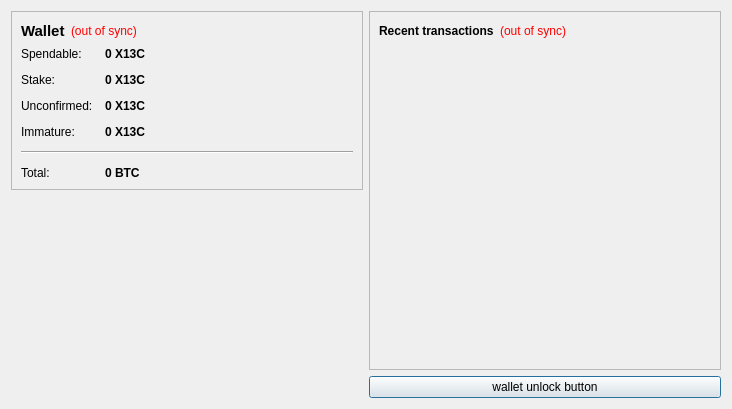
<?xml version="1.0" encoding="UTF-8"?>
<ui version="4.0">
 <class>OverviewPage</class>
 <widget class="QWidget" name="OverviewPage">
  <property name="geometry">
   <rect>
    <x>0</x>
    <y>0</y>
    <width>732</width>
    <height>409</height>
   </rect>
  </property>
  <property name="windowTitle">
   <string>Form</string>
  </property>
  <layout class="QHBoxLayout" name="horizontalLayout" stretch="0,0">
   <item>
    <layout class="QVBoxLayout" name="verticalLayout_2">
     <item>
      <widget class="QFrame" name="frame">
       <property name="frameShape">
        <enum>QFrame::StyledPanel</enum>
       </property>
       <property name="frameShadow">
        <enum>QFrame::Raised</enum>
       </property>
       <layout class="QVBoxLayout" name="verticalLayout_4">
        <item>
         <layout class="QHBoxLayout" name="horizontalLayout_4">
          <item>
           <widget class="QLabel" name="label_5">
            <property name="font">
             <font>
              <pointsize>11</pointsize>
              <weight>75</weight>
              <bold>true</bold>
             </font>
            </property>
            <property name="text">
             <string>Wallet</string>
            </property>
           </widget>
          </item>
          <item>
           <widget class="QLabel" name="labelWalletStatus">
            <property name="toolTip">
             <string>The displayed information may be out of date. Your wallet automatically synchronizes with the X13Coin network after a connection is established, but this process has not completed yet.</string>
            </property>
            <property name="styleSheet">
             <string notr="true">QLabel { color: red; }</string>
            </property>
            <property name="text">
             <string notr="true">(out of sync)</string>
            </property>
            <property name="alignment">
             <set>Qt::AlignLeading|Qt::AlignLeft|Qt::AlignVCenter</set>
            </property>
           </widget>
          </item>
          <item>
           <spacer name="horizontalSpacer_2">
            <property name="orientation">
             <enum>Qt::Horizontal</enum>
            </property>
            <property name="sizeHint" stdset="0">
             <size>
              <width>40</width>
              <height>20</height>
             </size>
            </property>
           </spacer>
          </item>
         </layout>
        </item>
        <item>
         <layout class="QFormLayout" name="formLayout_2">
          <property name="fieldGrowthPolicy">
           <enum>QFormLayout::AllNonFixedFieldsGrow</enum>
          </property>
          <property name="horizontalSpacing">
           <number>12</number>
          </property>
          <property name="verticalSpacing">
           <number>12</number>
          </property>
          <item row="0" column="0">
           <widget class="QLabel" name="label">
            <property name="text">
             <string>Spendable:</string>
            </property>
           </widget>
          </item>
          <item row="0" column="1">
           <widget class="QLabel" name="labelBalance">
            <property name="font">
             <font>
              <weight>75</weight>
              <bold>true</bold>
             </font>
            </property>
            <property name="cursor">
             <cursorShape>IBeamCursor</cursorShape>
            </property>
            <property name="toolTip">
             <string>Your current spendable balance</string>
            </property>
            <property name="text">
             <string notr="true">0 X13C</string>
            </property>
            <property name="textInteractionFlags">
             <set>Qt::LinksAccessibleByMouse|Qt::TextSelectableByKeyboard|Qt::TextSelectableByMouse</set>
            </property>
           </widget>
          </item>
          <item row="1" column="0">
           <widget class="QLabel" name="label_6">
            <property name="text">
             <string>Stake:</string>
            </property>
           </widget>
          </item>
          <item row="1" column="1">
           <widget class="QLabel" name="labelStake">
            <property name="font">
             <font>
              <weight>75</weight>
              <bold>true</bold>
             </font>
            </property>
            <property name="cursor">
             <cursorShape>IBeamCursor</cursorShape>
            </property>
            <property name="toolTip">
             <string>Total of coins that was staked, and do not yet count toward the current balance</string>
            </property>
            <property name="text">
             <string notr="true">0 X13C</string>
            </property>
            <property name="textInteractionFlags">
             <set>Qt::LinksAccessibleByMouse|Qt::TextSelectableByKeyboard|Qt::TextSelectableByMouse</set>
            </property>
           </widget>
          </item>
          <item row="2" column="0">
           <widget class="QLabel" name="label_3">
            <property name="text">
             <string>Unconfirmed:</string>
            </property>
           </widget>
          </item>
          <item row="2" column="1">
           <widget class="QLabel" name="labelUnconfirmed">
            <property name="font">
             <font>
              <weight>75</weight>
              <bold>true</bold>
             </font>
            </property>
            <property name="cursor">
             <cursorShape>IBeamCursor</cursorShape>
            </property>
            <property name="toolTip">
             <string>Total of transactions that have yet to be confirmed, and do not yet count toward the current balance</string>
            </property>
            <property name="text">
             <string notr="true">0 X13C</string>
            </property>
            <property name="textInteractionFlags">
             <set>Qt::LinksAccessibleByMouse|Qt::TextSelectableByKeyboard|Qt::TextSelectableByMouse</set>
            </property>
           </widget>
          </item>
          <item row="3" column="0">
           <widget class="QLabel" name="labelImmatureText">
            <property name="text">
             <string>Immature:</string>
            </property>
           </widget>
          </item>
          <item row="3" column="1">
           <widget class="QLabel" name="labelImmature">
            <property name="font">
             <font>
              <weight>75</weight>
              <bold>true</bold>
             </font>
            </property>
            <property name="toolTip">
             <string>Mined balance that has not yet matured</string>
            </property>
            <property name="text">
             <string notr="true">0 X13C</string>
            </property>
            <property name="textInteractionFlags">
             <set>Qt::LinksAccessibleByMouse|Qt::TextSelectableByKeyboard|Qt::TextSelectableByMouse</set>
            </property>
           </widget>
          </item>
          <item row="4" column="0" colspan="2">
           <widget class="Line" name="line">
            <property name="orientation">
             <enum>Qt::Horizontal</enum>
            </property>
           </widget>
          </item>
          <item row="5" column="0">
           <widget class="QLabel" name="labelTotalText">
            <property name="text">
             <string>Total:</string>
            </property>
           </widget>
          </item>
          <item row="5" column="1">
           <widget class="QLabel" name="labelTotal">
            <property name="font">
             <font>
              <weight>75</weight>
              <bold>true</bold>
             </font>
            </property>
            <property name="cursor">
             <cursorShape>IBeamCursor</cursorShape>
            </property>
            <property name="toolTip">
             <string>Your current total balance</string>
            </property>
            <property name="text">
             <string notr="true">0 BTC</string>
            </property>
            <property name="textInteractionFlags">
             <set>Qt::LinksAccessibleByMouse|Qt::TextSelectableByKeyboard|Qt::TextSelectableByMouse</set>
            </property>
           </widget>
          </item>
         </layout>
        </item>
       </layout>
      </widget>
     </item>
     <item>
      <spacer name="verticalSpacer_4">
       <property name="orientation">
        <enum>Qt::Vertical</enum>
       </property>
       <property name="sizeHint" stdset="0">
        <size>
         <width>20</width>
         <height>40</height>
        </size>
       </property>
      </spacer>
     </item>
     <item>
      <widget class="QLabel" name="label_2">
       <property name="text">
        <string/>
       </property>
       <property name="pixmap">
        <pixmap resource="../bitcoin.qrc">:/images/Wallet_Logo</pixmap>
       </property>
       <property name="alignment">
        <set>Qt::AlignCenter</set>
       </property>
      </widget>
     </item>
     <item>
      <spacer name="verticalSpacer">
       <property name="orientation">
        <enum>Qt::Vertical</enum>
       </property>
       <property name="sizeHint" stdset="0">
        <size>
         <width>20</width>
         <height>40</height>
        </size>
       </property>
      </spacer>
     </item>
    </layout>
   </item>
   <item>
    <layout class="QVBoxLayout" name="verticalLayout_3">
     <item>
      <widget class="QFrame" name="frame_2">
       <property name="frameShape">
        <enum>QFrame::StyledPanel</enum>
       </property>
       <property name="frameShadow">
        <enum>QFrame::Raised</enum>
       </property>
       <layout class="QVBoxLayout" name="verticalLayout">
        <item>
         <layout class="QHBoxLayout" name="horizontalLayout_2">
          <item>
           <widget class="QLabel" name="label_4">
            <property name="text">
             <string>&lt;b&gt;Recent transactions&lt;/b&gt;</string>
            </property>
           </widget>
          </item>
          <item>
           <widget class="QLabel" name="labelTransactionsStatus">
            <property name="toolTip">
             <string>The displayed information may be out of date. Your wallet automatically synchronizes with the X13Coin network after a connection is established, but this process has not completed yet.</string>
            </property>
            <property name="styleSheet">
             <string notr="true">QLabel { color: red; }</string>
            </property>
            <property name="text">
             <string notr="true">(out of sync)</string>
            </property>
            <property name="alignment">
             <set>Qt::AlignRight|Qt::AlignTrailing|Qt::AlignVCenter</set>
            </property>
           </widget>
          </item>
          <item>
           <spacer name="horizontalSpacer">
            <property name="orientation">
             <enum>Qt::Horizontal</enum>
            </property>
            <property name="sizeHint" stdset="0">
             <size>
              <width>40</width>
              <height>20</height>
             </size>
            </property>
           </spacer>
          </item>
         </layout>
        </item>
        <item>
         <widget class="QListView" name="listTransactions">
          <property name="styleSheet">
           <string notr="true">QListView { background: transparent; }</string>
          </property>
          <property name="frameShape">
           <enum>QFrame::NoFrame</enum>
          </property>
          <property name="verticalScrollBarPolicy">
           <enum>Qt::ScrollBarAlwaysOff</enum>
          </property>
          <property name="horizontalScrollBarPolicy">
           <enum>Qt::ScrollBarAlwaysOff</enum>
          </property>
          <property name="selectionMode">
           <enum>QAbstractItemView::NoSelection</enum>
          </property>
         </widget>
        </item>
       </layout>
      </widget>
     </item>
     <item>
      <widget class="QPushButton" name="unlockWalletButton">
       <property name="sizePolicy">
        <sizepolicy hsizetype="Minimum" vsizetype="Fixed">
         <horstretch>0</horstretch>
         <verstretch>0</verstretch>
        </sizepolicy>
       </property>
       <property name="maximumSize">
        <size>
         <width>16777214</width>
         <height>16777214</height>
        </size>
       </property>
       <property name="toolTip">
        <string/>
       </property>
       <property name="text">
        <string>wallet unlock button</string>
       </property>
       <property name="checkable">
        <bool>false</bool>
       </property>
       <property name="autoDefault">
        <bool>false</bool>
       </property>
       <property name="default">
        <bool>true</bool>
       </property>
       <property name="flat">
        <bool>false</bool>
       </property>
      </widget>
     </item>
    </layout>
   </item>
  </layout>
 </widget>
 <resources>
  <include location="../bitcoin.qrc"/>
 </resources>
 <connections/>
</ui>
